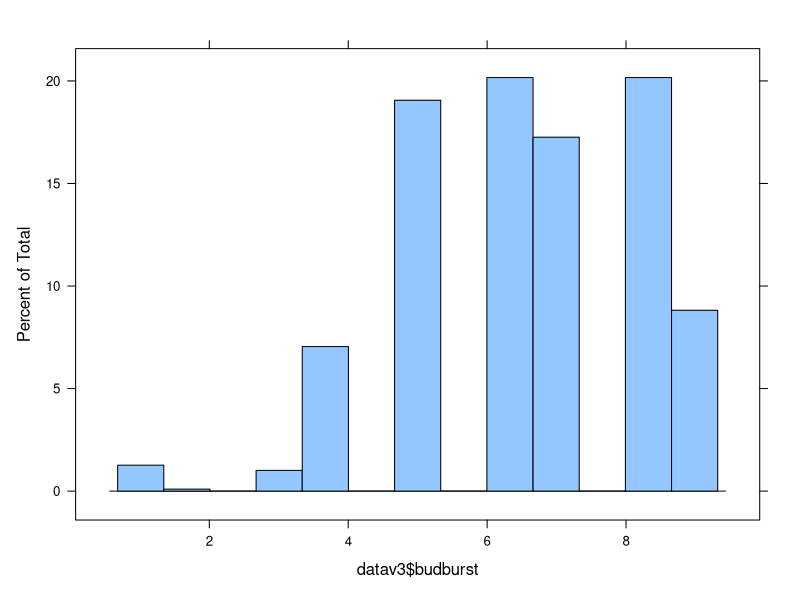
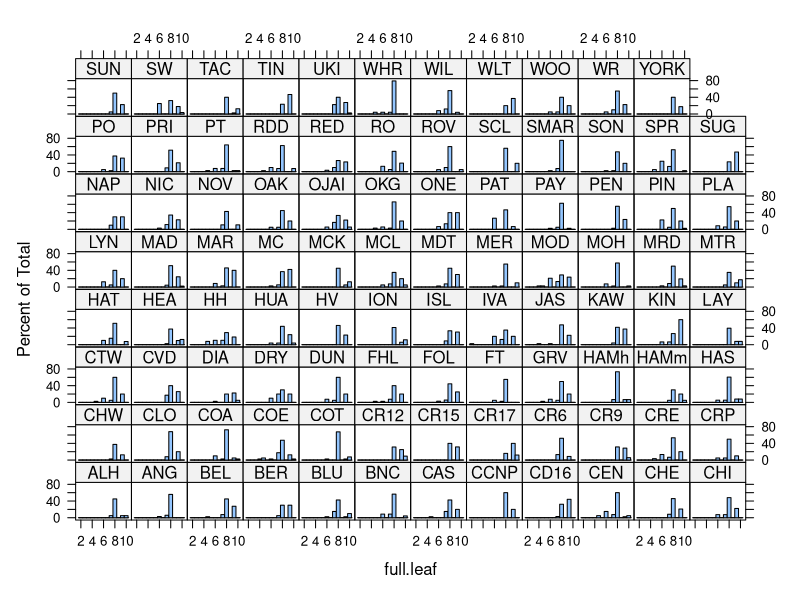
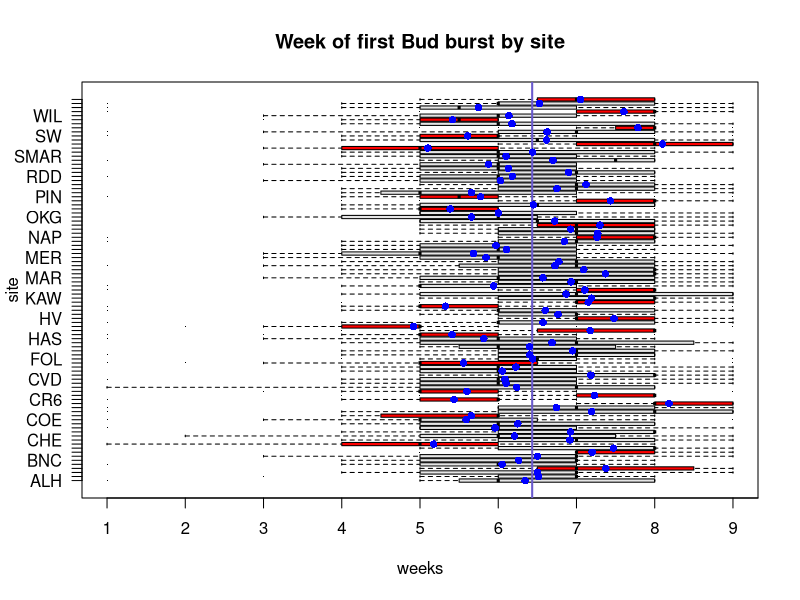
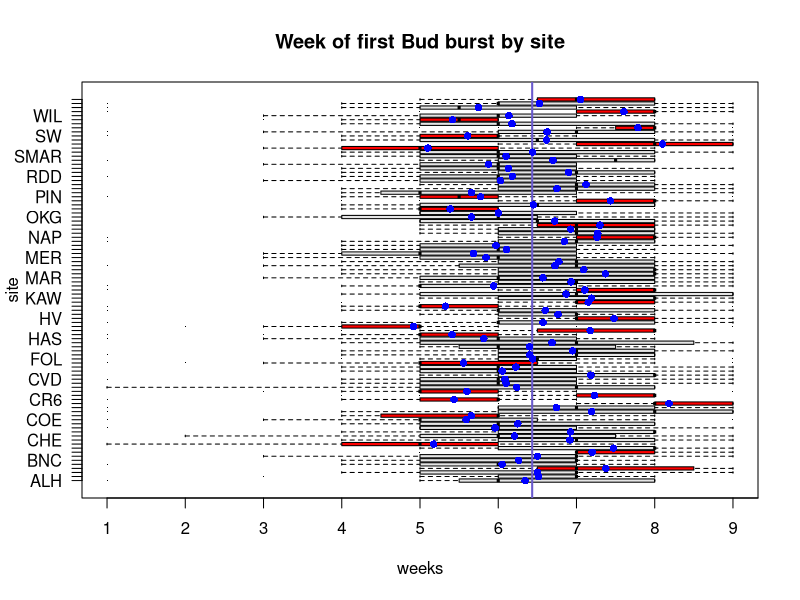

Generate these figures, in order, with R:
# Getting started
# Started: April 24, 2015. Begin to assemble data, and improve legibility 
library(foreign)
library(lattice)


setwd("/Users/SamKrasnobrod/GitHub/OakResearchRepoSP2015") # Samuel
setwd("C:/GitHub/OakResearchRepoSP2015") # Robin

##########################################################################################################################                                                      

# This step takes a while to read in. 
#datav2 <- read.xlsx("ChicoPhenv2.xlsx", sheetIndex=1, header=TRUE, rowIndex = c(1, 3:3678), colIndex=c(1:22))     
datav2 <- read.csv("ChicoPhenv2.csv", header=TRUE, stringsAsFactors=FALSE)     

weeks <- which(grepl("^week", names(datav2), ignore.case=TRUE))


# Add a count of days from planting until bud burst (First recorded 1)
bb <- rep(NA, NROW(datav2))
for(i in 1:NROW(datav2)){
  x <- min(which(datav2[i,weeks]>0
           & !is.na(datav2[i,weeks])))
  bb[i] <- ifelse(x<Inf, x, NA)
}
datav2$budburst <- bb

# Add a count of weeks from planting until full leafs (First recorded 5)
fl <- rep(NA, NROW(datav2))
for(i in 1:NROW(datav2)){
  x <- min(which(datav2[i,weeks]==5))
  fl[i] <- ifelse(x<Inf, x, NA)
}
datav2$full.leaf <- fl

# Do some data cleaning to site name
# - If the site name starts with TAC, then replace it with "TAC" only, otherwise keep original value
datav2$site <- ifelse(grepl("^TAC", datav2$site, ignore.case=TRUE), "TAC", datav2$site)

# Only keep records with valid site names. 
site.factor <- as.factor(datav2$site) # converted site to a temp factor variable
bad.levels <- levels(site.factor)[1:13] # listed invalid site names
`%ni%` <- Negate(`%in%`) #Define a new function that is "not in"
datav3 <- subset(datav2, datav2$site %ni% bad.levels) #subset the data to only keep records without bad names


# merge on lat & long data by tree


# Sort by lat (instead of site)



# clean up
rm(bb, fl, site.factor, weeks, i, bad.levels, datav2, x);gc()

# Write the data as a text file - and produce SAS code to read in data. 
write.foreign(datav3, "ChicoPhen.txt", "ReadChicoPhen.sas", package="SAS")

#################################################################################################
## Use bb or fl against site in anova
library(lattice)
histogram(datav3$budburst) #shows bb for weeks 1-8
histogram(~full.leaf | site, data=datav3)

# CALCULATE THE MEAN VALUE PER SITE
mean.bb <- tapply(datav3$budburst, datav3$site, mean, na.rm=TRUE)
mean.fl <- tapply(datav3$full.leaf, datav3$site, mean, na.rm=TRUE)


# OVERALL MEANS - TO BE PLOTTED AS THE VERTICAL LINE
mean.total.bb <- mean(datav3$budburst, na.rm=TRUE)
mean.total.fl <- mean(datav3$full.leaf, na.rm=TRUE)

# Calculate the lower and upper quartiles for each variable by site
q1.bb <- tapply(datav3$budburst, datav3$site, function(x)quantile(x,.25, na.rm=TRUE))
q3.bb <- tapply(datav3$budburst, datav3$site, function(x)quantile(x,.75, na.rm=TRUE))
# COPY/PASTE CHANGE BB TO FL
q1.fl <- tapply(datav3$full.leaf, datav3$site, function(x)quantile(x,.25, na.rm=TRUE))
q3.fl <- tapply(datav3$full.leaf, datav3$site, function(x)quantile(x,.75, na.rm=TRUE))
# create a vector of colors, where if the Q1 is above the mean or Q3 is below the mean color it red.
color.bb <- ifelse(q1.bb>mean.total.bb | q3.bb<mean.total.bb, "red", "gray90")
#copy/paste and change bb to fl
color.fl <- ifelse(q1.fl>mean.total.fl | q3.bb<mean.total.fl, "red", "gray90")


#### PLOT BUDBURST DISTRIBUTION BY SITE ###

png(filename="budburst.png", width=480, height=1200) # get this height looking good before copy 

boxplot(budburst~site, data=datav3, horizontal=TRUE, axes=FALSE, pch=".", col=color.bb, 
        main="Week of first Bud burst by site", xlab="weeks")
axis(2, las=2, at=1:length(mean.bb), label=names(mean.bb), cex.lab=.75)
axis(1, at=1:10)
box()
abline(v=mean.total.bb, col="slateblue", lwd=2)
points(mean.bb, 1:length(mean.bb), col="blue", pch=16)

dev.off()

# Copy/paste all above code and change to fl
png(filename="budburst.png", width=480, height=1200) 

boxplot(budburst~site, data=datav3, horizontal=TRUE, axes=FALSE, pch=".", col=color.bb, 
        main="Week of first Bud burst by site", xlab="weeks")
axis(2, las=2, at=1:length(mean.bb), label=names(mean.bb), cex.lab=.75)
axis(1, at=1:10)
box()
abline(v=mean.total.bb, col="slateblue", lwd=2)
points(mean.bb, 1:length(mean.bb), col="blue", pch=16)










summary(aov(budburst~site, data=datav3)) #anova bb against site
summary(aov(full.leaf~site, data=datav3))


## Setup histogram with lattice for anova results